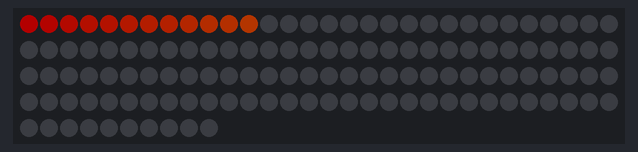
Recording of a sketch running on a simulated Arduino Uno, built with avr-gcc and run on an emulated ATmega328P. Parts: 130 RGB LEDs in strip order, left to right, continuing on the next row. Dim RGB values are drawn brighter than linear.

Above: at 0.47 s.
At 1.08 s:
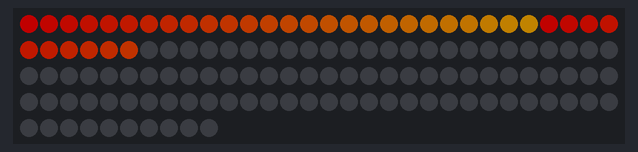
At 2.01 s:
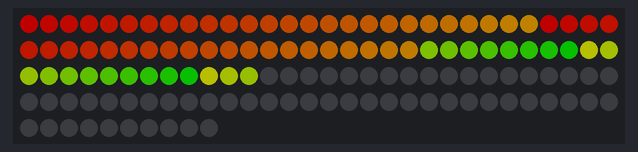
At 2.63 s:
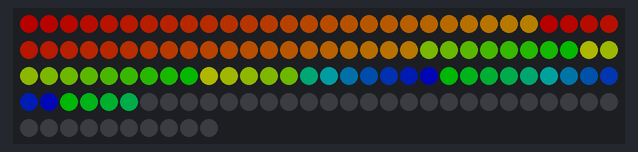
At 3.4 s:
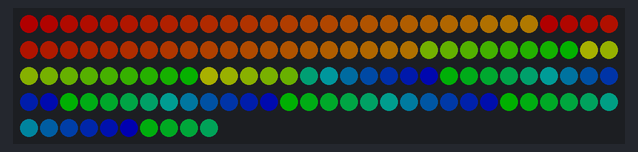

The sketch:

RGB_test1.ino
```cpp
#include <FastLED.h>
#define LED_PIN     10
#define NUM_LEDS    130
CRGB leds[NUM_LEDS];
void setup() {
  FastLED.addLeds<WS2812, LED_PIN, GRB>(leds, NUM_LEDS);
  FastLED.setMaxPowerInVoltsAndMilliamps(5, 500);
  FastLED.clear();
  FastLED.show();
  Serial.begin(9600);
}

void rainbow_right_to_left() {
// RED

for (int i=0; i<26; i++){
    leds[i] = CRGB(255, 7*i, 0);
    delay(20);
    FastLED.setBrightness(50+i);
    FastLED.show();
}

// Orange
for (int i=26; i<50; i++){
  leds[i] = CRGB(255, 77+7*i, 0);
  delay(20);
  FastLED.setBrightness(50+i);
  FastLED.show();
}

// YELLOW
for (int i=50; i<74; i++){
  leds[i] = CRGB(255-(i-24)*23, 255, 0);
  delay(20);
  FastLED.setBrightness(50+i);
  FastLED.show();
}

// GREEN
for (int i=74; i<964; i++){
  leds[i] = CRGB(2, 255-(i-36)*23, (i-36)*23);
  delay(20);
  FastLED.setBrightness(50+i);
  FastLED.show();
}

// BLUE
for (int i=96; i<130; i++){
  leds[i] = CRGB((i-48)*23, 0, 255);
  delay(20);
  FastLED.setBrightness(50+i);
  FastLED.show();
}
// PURPLE


FastLED.clear();
delay(600);
FastLED.show();

}

void loop() {
  rainbow_right_to_left();
}
```
